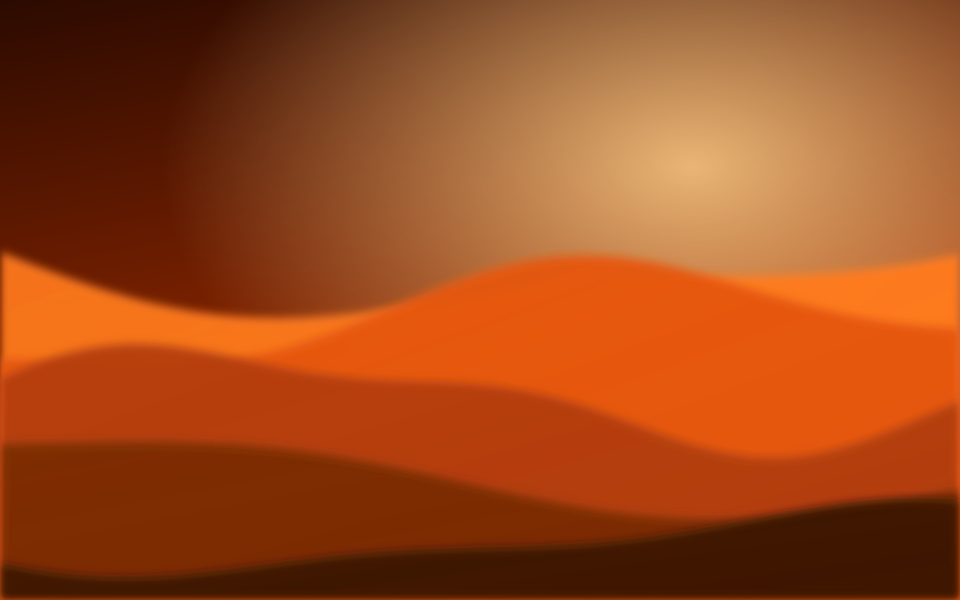
#> input picture branding/wallpapers/foxtail-ember.jpg, 3840 x 2400 px, given in place of foxtail-logo.png, which was not available (shown at 1/4 size)
$ python gen_logo.py 100
#> lines starting #> are read from the running program, lines starting #| are printed output that depends on the picture
#!/usr/bin/env python3
"""Render branding/foxtail-logo.png as a truecolor fastfetch logo.

Each terminal cell is an upper half block (▀) whose foreground is the top
pixel and background the bottom pixel, so one row of text shows two rows of
the image. Transparent pixels are left as the terminal background.

    python3 theme/fastfetch/gen_logo.py [width]   ->  theme/fastfetch/foxtail.ans
"""
import os
import sys

from PIL import Image

HERE = os.path.dirname(os.path.abspath(__file__))
SRC = os.path.join(HERE, "..", "..", "branding", "foxtail-logo.png")
OUT = os.path.join(HERE, "foxtail.ans")
WIDTH = int(sys.argv[1]) if len(sys.argv) > 1 else 34
ALPHA_CUTOFF = 110


def main():
    img = Image.open(SRC).convert("RGBA")
    img = img.crop(img.getbbox())                     # trim transparent margins
    h = round(img.height * WIDTH / img.width)
#> h = 62
    h += h % 2                                         # even: two pixels per cell
    img = img.resize((WIDTH, h), Image.LANCZOS)
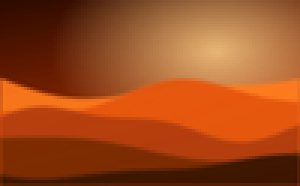
#> img: PIL image 100x62 RGBA (shown 3 times larger); mean R, G, B, A 158.2, 74.5, 27.6, 255
    px = img.load()

    lines = []
    for y in range(0, h, 2):
        row = []
        for x in range(WIDTH):
            top, bot = px[x, y], px[x, y + 1]
            t, b = top[3] >= ALPHA_CUTOFF, bot[3] >= ALPHA_CUTOFF
            if t and b:
                row.append(f"\x1b[38;2;{top[0]};{top[1]};{top[2]}m\x1b[48;2;{bot[0]};{bot[1]};{bot[2]}m▀\x1b[0m")
            elif t:
                row.append(f"\x1b[38;2;{top[0]};{top[1]};{top[2]}m▀\x1b[0m")
            elif b:
                row.append(f"\x1b[38;2;{bot[0]};{bot[1]};{bot[2]}m▄\x1b[0m")
            else:
                row.append(" ")
        lines.append("".join(row).rstrip())
#> after the loop, lines = 31 items
    with open(OUT, "w") as f:
        f.write("\n".join(lines) + "\n")
    print(f"wrote {OUT}: {WIDTH}x{len(lines)} cells")
#| wrote theme/fastfetch/foxtail.ans: 100x31 cells


if __name__ == "__main__":
    main()

$ run again, on branding/wallpapers/foxtail-vixen-night.jpg
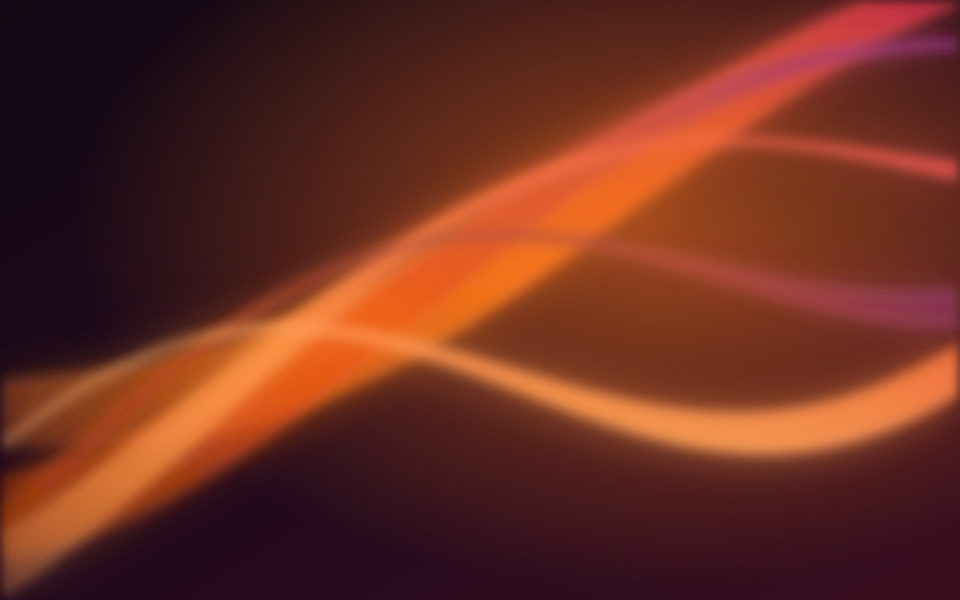
#> input picture branding/wallpapers/foxtail-vixen-night.jpg, 3840 x 2400 px, given in place of foxtail-logo.png, which was not available (shown at 1/4 size)
#> in main, `img = img.resize((WIDTH, h), Image.LANCZOS)`:
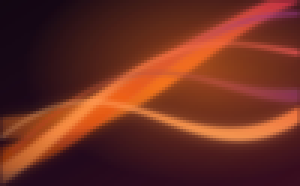
#> img: PIL image 100x62 RGBA (shown 3 times larger); mean R, G, B, A 107.2, 46.4, 33.1, 255
#> after the loop in main, `for y in range(0, h, 2):`: lines = 31 items
#| wrote theme/fastfetch/foxtail.ans: 100x31 cells
